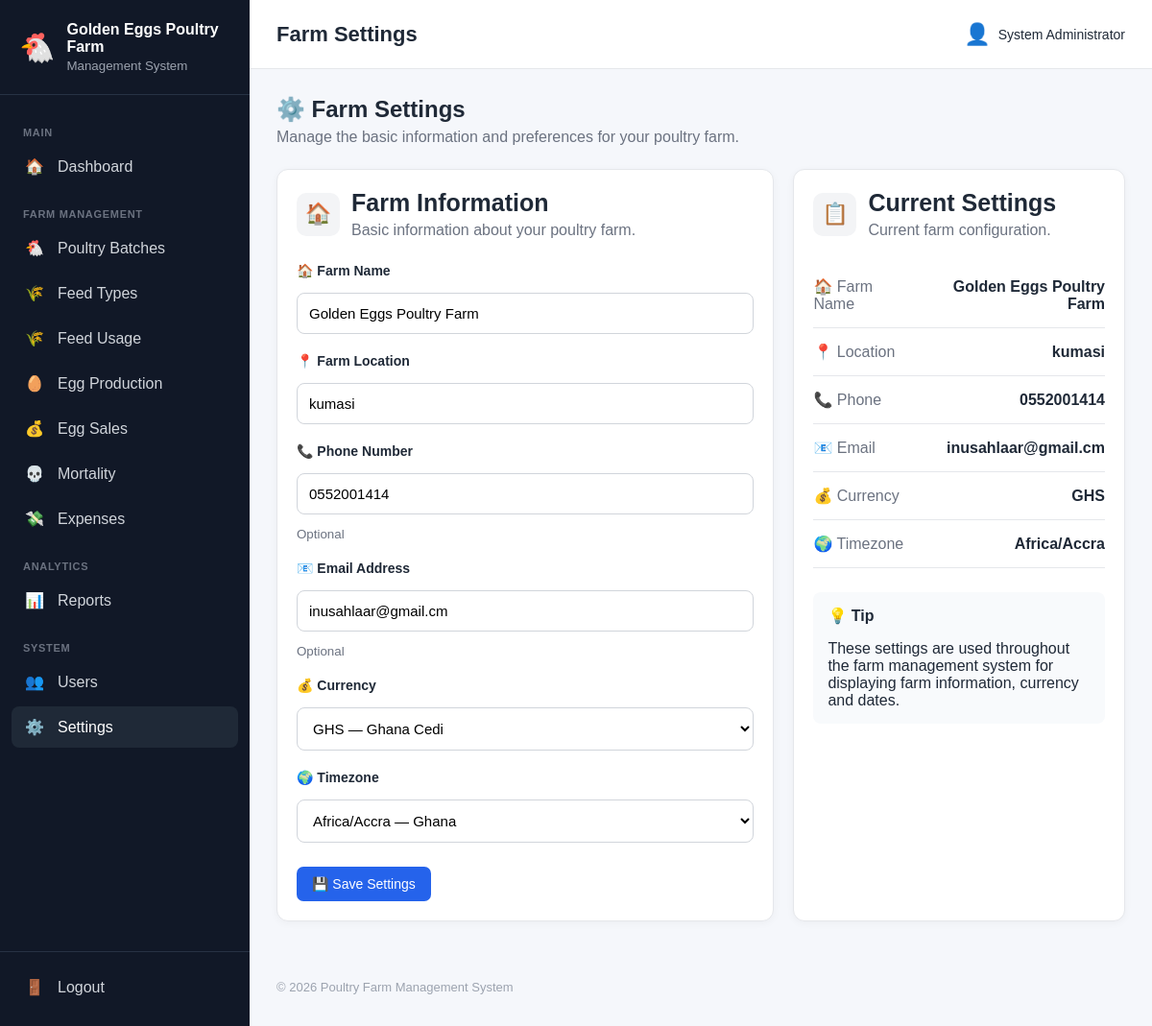
/settings/index.php (signed in), run on the app's committed database.
### tables this page shows
CREATE TABLE `farm_settings` (
  `id` int(10) unsigned NOT NULL AUTO_INCREMENT,
  `farm_name` varchar(150) NOT NULL,
  `farm_location` varchar(255) DEFAULT NULL,
  `phone` varchar(50) DEFAULT NULL,
  `email` varchar(150) DEFAULT NULL,
  `currency` varchar(10) DEFAULT 'GHS',
  `timezone` varchar(100) DEFAULT 'Africa/Accra',
  `created_at` timestamp NOT NULL DEFAULT current_timestamp(),
  `updated_at` timestamp NOT NULL DEFAULT current_timestamp() ON UPDATE current_timestamp(),
  PRIMARY KEY (`id`)
);

### includes/functions.php (called while the page is built, shortened)
<?php
function e(?string $value): string
{
    return htmlspecialchars(
        $value ?? '',
        ENT_QUOTES,
        'UTF-8'
    );
}
function farmSettings(): array
{
    global $pdo;
    $settings = [
        'farm_name' =>
            defined('DEFAULT_FARM_NAME')
                ? DEFAULT_FARM_NAME
                : 'Poultry Farm',
        'farm_location' =>
            'Ghana',
        'phone' =>
            null,
        'email' =>
            null,
        'currency' =>
            defined('DEFAULT_CURRENCY')
                ? DEFAULT_CURRENCY
                : 'GHS',
        'timezone' =>
            defined('DEFAULT_TIMEZONE')
                ? DEFAULT_TIMEZONE
                : 'Africa/Accra'
    ];
    try {
        $stmt = $pdo->query("
            SELECT
                farm_name,
                farm_location,
                phone,
                email,
                currency,
                timezone
            FROM farm_settings
            ORDER BY id ASC
            LIMIT 1
        ");
        $databaseSettings =
            $stmt->fetch(PDO::FETCH_ASSOC);
        if ($databaseSettings) {
            $settings = array_merge(
                $settings,
                $databaseSettings
            );
        }
    } catch (Throwable $e) {
    }
    return $settings;
}
function farmName(): string
{
    return (string) (
        farmSettings()['farm_name']
        ?? 'Poultry Farm'
    );
}

### settings/index.php (the view, shortened to what this page needs)
<?php
require_once __DIR__ . '/../config/database.php';
require_once __DIR__ . '/../includes/functions.php';
$stmt = $pdo->query("
    SELECT
        id,
        farm_name,
        farm_location,
        phone,
        email,
        currency,
        timezone
    FROM farm_settings
    ORDER BY id ASC
    LIMIT 1
");
$settings = $stmt->fetch(PDO::FETCH_ASSOC);
require_once __DIR__ . '/../includes/header.php';
?>
<div class="page-header">
    <div>
        <h2>⚙️ Farm Settings</h2>
        <p>
            Manage the basic information and preferences
            for your poultry farm.
        </p>
    </div>
</div>
<div class="settings-layout">
    <div class="dashboard-card">
        <div class="section-heading">
            <div class="section-icon">
                🏠
            </div>
            <div>
                <h3>
                    Farm Information
                </h3>
                <p>
                    Basic information about your poultry farm.
                </p>
            </div>
        </div>
        <form method="POST">
            <div class="form-group">
                <label for="farm_name">
                    🏠 Farm Name
                </label>
                <input
                    type="text"
                    id="farm_name"
                    name="farm_name"
                    maxlength="150"
                    value="<?= e(
                        (string)$settings['farm_name']
                    ) ?>"
                    placeholder="e.g. Laar Poultry Farm"
                    required
                >
            </div>
            <div class="form-group">
                <label for="farm_location">
                    📍 Farm Location
                </label>
                <input
                    type="text"
                    id="farm_location"
                    name="farm_location"
                    maxlength="255"
                    value="<?= e(
                        (string)$settings['farm_location']
                    ) ?>"
                    placeholder="e.g. Sunyani, Ghana"
                    required
                >
            </div>
            <div class="form-group">
                <label for="phone">
                    📞 Phone Number
                </label>
                <input
                    type="tel"
                    id="phone"
                    name="phone"
                    maxlength="50"
                    value="<?= e(
                        (string)(
                            $settings['phone'] ?? ''
                        )
                    ) ?>"
                    placeholder="e.g. 0240000000"
                >
                <small>
                    Optional
                </small>
            </div>
            <div class="form-group">
                <label for="email">
                    📧 Email Address
                </label>
                <input
                    type="email"
                    id="email"
                    name="email"
                    maxlength="150"
                    value="<?= e(
                        (string)(
                            $settings['email'] ?? ''
                        )
                    ) ?>"
                    placeholder="e.g. info@poultryfarm.com"
                >
                <small>
                    Optional
                </small>
            </div>
            <div class="form-group">
                <label for="currency">
                    💰 Currency
                </label>
                <select
                    id="currency"
                    name="currency"
                    required
                >
                    <option
                        value="GHS"
                        <?= $settings['currency'] === 'GHS'
                            ? 'selected'
                            : '' ?>
                    >
                        GHS — Ghana Cedi
                    </option>
                </select>
            </div>
            <div class="form-group">
                <label for="timezone">
                    🌍 Timezone
                </label>
                <select
                    id="timezone"
                    name="timezone"
                    required
                >
                    <option
                        value="Africa/Accra"
                        <?= $settings['timezone'] === 'Africa/Accra'
                            ? 'selected'
                            : '' ?>
                    >
                        Africa/Accra — Ghana
                    </option>
                </select>
            </div>
            <div
                style="
                    display:flex;
                    gap:10px;
                    flex-wrap:wrap;
                    margin-top:25px;
                "
            >
                <button
                    type="submit"
                    class="btn btn-primary"
                >
                    💾 Save Settings
                </button>
            </div>
        </form>
    </div>
    <div class="dashboard-card">
        <div class="section-heading">
            <div class="section-icon">
                📋
            </div>
            <div>
                <h3>
                    Current Settings
                </h3>
                <p>
                    Current farm configuration.
                </p>
            </div>
        </div>
        <div class="setting-item">
            <span>
                🏠 Farm Name
            </span>
            <strong>
                <?= e(
                    (string)$settings['farm_name']
                ) ?>
            </strong>
        </div>
        <div class="setting-item">
            <span>
                📍 Location
            </span>
            <strong>
                <?= e(
                    (string)$settings['farm_location']
                ) ?>
            </strong>
        </div>
        <div class="setting-item">
            <span>
                📞 Phone
            </span>
            <strong>
                <?= $settings['phone']
                    ? e((string)$settings['phone'])
                    : 'Not provided'
                ?>
            </strong>
        </div>
        <div class="setting-item">
            <span>
                📧 Email
            </span>
            <strong>
                <?= $settings['email']
                    ? e((string)$settings['email'])
                    : 'Not provided'
                ?>
            </strong>
        </div>
        <div class="setting-item">
            <span>
                💰 Currency
            </span>
            <strong>
                <?= e(
                    (string)$settings['currency']
                ) ?>
            </strong>
        </div>
        <div class="setting-item">
            <span>
                🌍 Timezone
            </span>
            <strong>
                <?= e(
                    (string)$settings['timezone']
                ) ?>
            </strong>
        </div>
        <div
            style="
                margin-top:25px;
                padding:15px;
                border-radius:8px;
                background:#f8fafc;
            "
        >
            <strong>
                💡 Tip
            </strong>
            <p style="margin-bottom:0;">
                These settings are used throughout the
                farm management system for displaying
                farm information, currency and dates.
            </p>
        </div>
    </div>
</div>
<?php
require_once __DIR__ . '/../includes/footer.php';
?>

### includes/sidebar.php (shortened to what this page needs)
<?php
$currentUri = $_SERVER['REQUEST_URI'] ?? '';
function sidebarActive(string $section): string
{
    global $currentUri;
    return str_contains(
        $currentUri,
        $section
    )
        ? 'active'
        : '';
}
?>
<aside class="sidebar" id="sidebar">
    <div class="sidebar-brand">
        <div class="brand-icon">
            🐔
        </div>
        <div>
            <strong>
                <?= e(farmName()) ?>
            </strong>
            <small>
                Management System
            </small>
        </div>
    </div>
    <nav class="sidebar-nav">
        <div class="nav-section">
            MAIN
        </div>
        <a
            href="../dashboard/index.php"
            class="<?= sidebarActive('/dashboard/') ?>"
        >
            <span>
                🏠
            </span>
            <span>
                Dashboard
            </span>
        </a>
        <div class="nav-section">
            FARM MANAGEMENT
        </div>
        <a
            href="../batches/index.php"
            class="<?= sidebarActive('/batches/') ?>"
        >
            <span>
                🐔
            </span>
            <span>
                Poultry Batches
            </span>
        </a>
        <a
            href="../feed_types/index.php"
            class="<?= sidebarActive('/feed_types/') ?>"
        >
            <span>
                🌾
            </span>
            <span>
                Feed Types
            </span>
        </a>
        <a
            href="../feed/index.php"
            class="<?= sidebarActive('/feed/') ?>"
        >
            <span>
                🌾
            </span>
            <span>
                Feed Usage
            </span>
        </a>
        <a
            href="../eggs/index.php"
            class="<?= sidebarActive('/eggs/') ?>"
        >
            <span>
                🥚
            </span>
            <span>
                Egg Production
            </span>
        </a>
        <a
            href="../sales/index.php"
            class="<?= sidebarActive('/sales/') ?>"
        >
            <span>
                💰
            </span>
            <span>
                Egg Sales
            </span>
        </a>
        <a
            href="../mortality/index.php"
            class="<?= sidebarActive('/mortality/') ?>"
        >
            <span>
                💀
            </span>
            <span>
                Mortality
            </span>
        </a>
        <a
            href="../expenses/index.php"
            class="<?= sidebarActive('/expenses/') ?>"
        >
            <span>
                💸
            </span>
            <span>
                Expenses
            </span>
        </a>
        <div class="nav-section">
            ANALYTICS
        </div>
        <a
            href="../reports/index.php"
            class="<?= sidebarActive('/reports/') ?>"
        >
            <span>
                📊
            </span>
            <span>
                Reports
            </span>
        </a>
        <div class="nav-section">
            SYSTEM
        </div>
        <a
            href="../users/index.php"
            class="<?= sidebarActive('/users/') ?>"
        >
            <span>
                👥
            </span>
            <span>
                Users
            </span>
        </a>
        <a
            href="../settings/index.php"
            class="<?= sidebarActive('/settings/') ?>"
        >
            <span>
                ⚙️
            </span>
            <span>
                Settings
            </span>
        </a>
    </nav>
    <div class="sidebar-footer">
        <a
            href="../auth/logout.php"
            class="logout-link"
        >
            <span>
                🚪
            </span>
            <span>
                Logout
            </span>
        </a>
    </div>
</aside>

### data on the page
farm_settings: farm_name "Golden Eggs Poultry Farm", farm_location "kumasi", phone "0552001414", email "inusahlaar@gmail.cm", currency "GHS — Ghana Cedi", timezone "Africa/Accra — Ghana", currency "GHS", timezone "Africa/Accra"

### other printed values
$pageTitle "Farm Settings"
$_SESSION['full_name'] "System Administrator"
